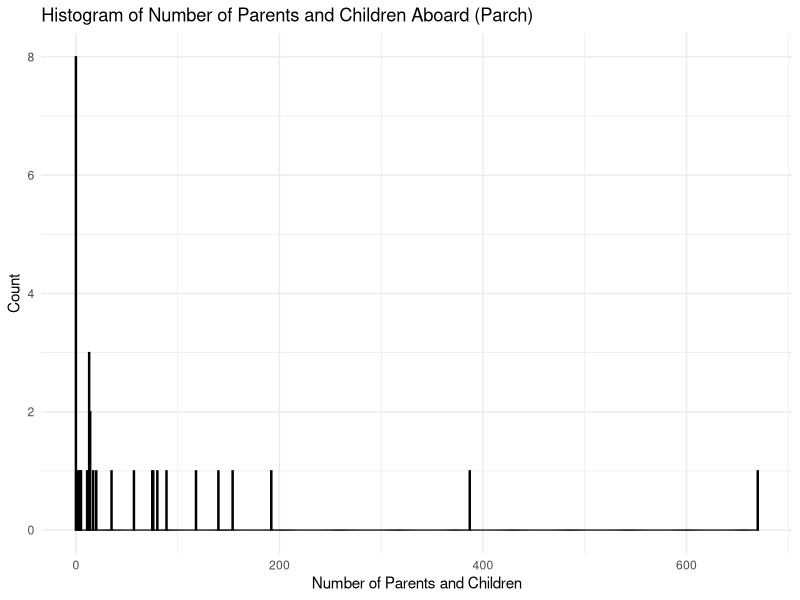
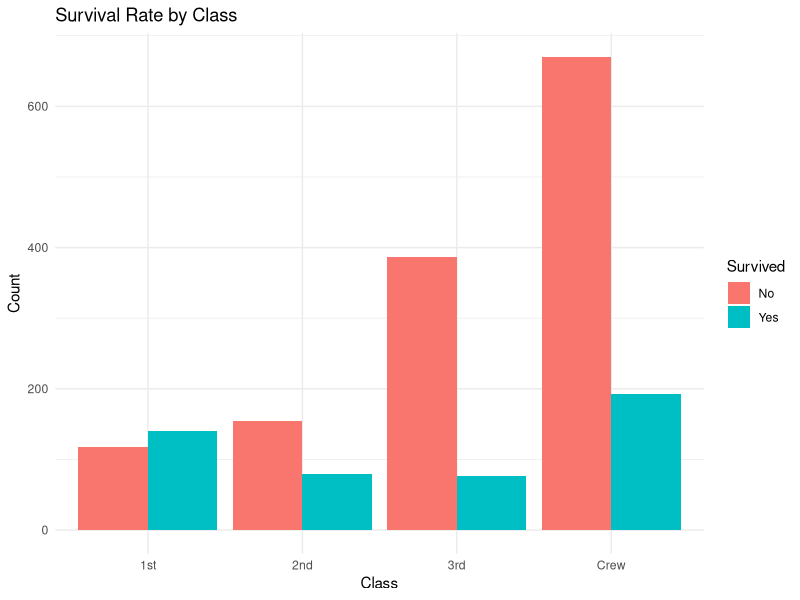
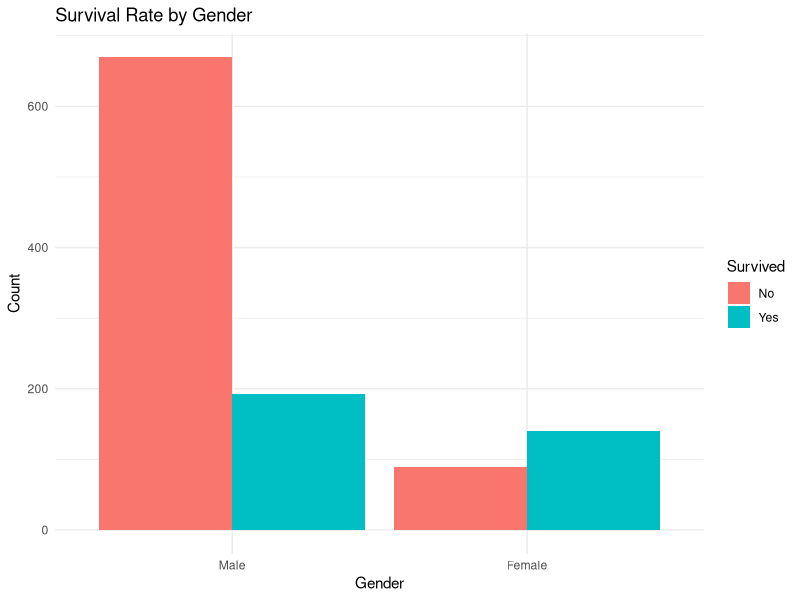
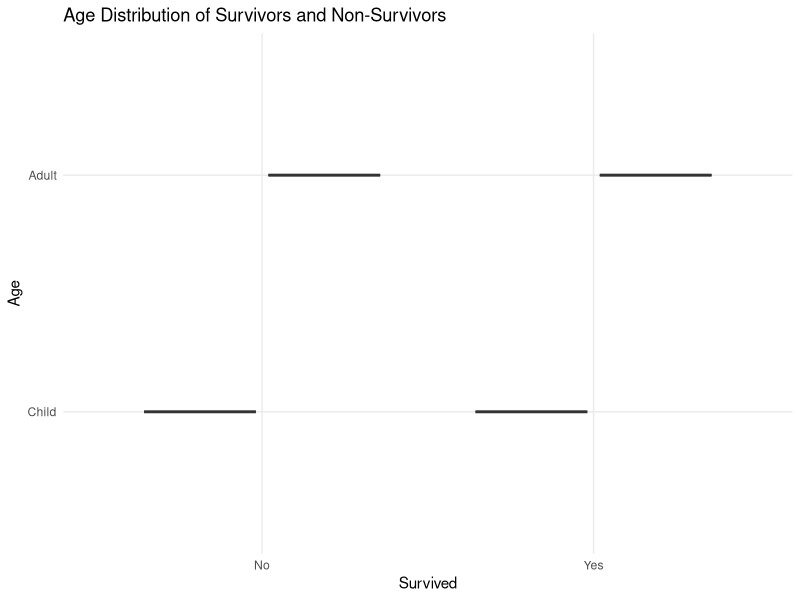

Generate these figures, in order, with R:
# Load required packages
library(datasets)  # This package contains the Titanic dataset
#library(tidyverse)
library(ggthemes)
library(ggplot2)
Titanic
head(Titanic)
# Load Titanic dataset
data("Titanic")
titanic_df <- as.data.frame(Titanic)
colnames(titanic_df)

# a) Histogram of Number of parents and children of the passenger aboard (Parch)
ggplot(titanic_df, aes(x = Freq)) +
  geom_histogram(binwidth = 1, fill = "skyblue", color = "black") +
  labs(title = "Histogram of Number of Parents and Children Aboard (Parch)",
       x = "Number of Parents and Children",
       y = "Count") +
  theme_minimal()

# b) Detailed EDA
# Explore factors influencing survival rates

# Survival rate by class
ggplot(titanic_df, aes(x = as.factor(Class), y = Freq, fill = as.factor(Survived))) +
  geom_bar(stat = "identity", position = "dodge") +
  labs(title = "Survival Rate by Class",
       x = "Class",
       y = "Count",
       fill = "Survived") +
  theme_minimal()

# Survival rate by gender
ggplot(titanic_df, aes(x = Sex, y = Freq, fill = as.factor(Survived))) +
  geom_bar(stat = "identity", position = "dodge") +
  labs(title = "Survival Rate by Gender",
       x = "Gender",
       y = "Count",
       fill = "Survived") +
  theme_minimal()

# c) Customized box plot to visualize the age distribution of survivors and non-survivors
ggplot(titanic_df, aes(x = as.factor(Survived), y = Age, fill = as.factor(Survived))) +
  geom_boxplot() +
  labs(title = "Age Distribution of Survivors and Non-Survivors",
       x = "Survived",
       y = "Age") +
  theme_minimal() +
  theme(legend.position = "none")  # Remove legend for better visualization
